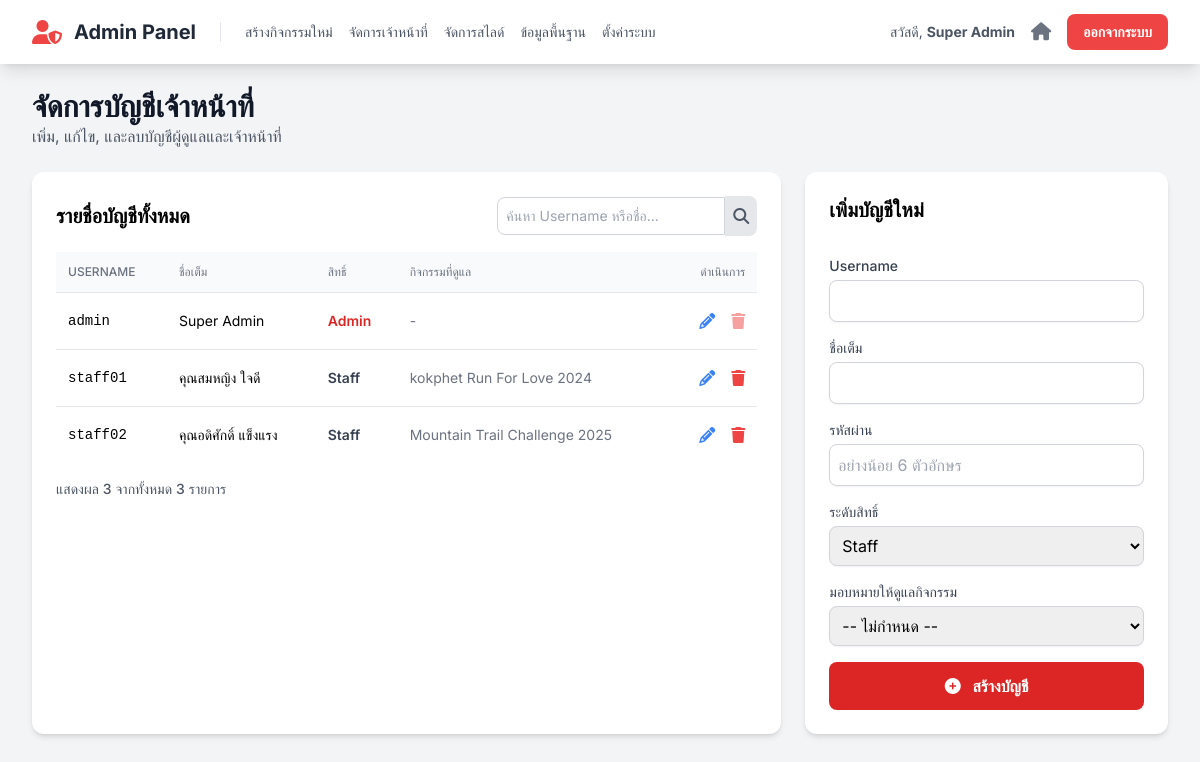
Screenshot of /admin/staff_management.php (signed in) with the database file from the repository.
### tables this page shows
CREATE TABLE `staff` (
  `id` int(11) NOT NULL,
  `username` varchar(100) NOT NULL,
  `password_hash` varchar(255) NOT NULL,
  `full_name` varchar(255) NOT NULL,
  `role` enum('admin','staff') NOT NULL,
  `assigned_event_id` int(11) DEFAULT NULL COMMENT 'ID กิจกรรมที่รับผิดชอบ'
);

CREATE TABLE `events` (
  `id` int(11) NOT NULL,
  `event_code` varchar(50) NOT NULL COMMENT 'รหัสอ้างอิงกิจกรรม เช่น sskpa-run-25',
  `name` varchar(255) NOT NULL COMMENT 'ชื่อกิจกรรม',
  `slogan` varchar(255) DEFAULT NULL,
  `theme_color` varchar(20) NOT NULL DEFAULT 'indigo',
  `color_code` varchar(7) NOT NULL DEFAULT '#4f46e5',
  `logo_text` varchar(100) DEFAULT NULL,
  `is_visible` tinyint(1) NOT NULL DEFAULT 1,
  `is_cancelled` tinyint(1) NOT NULL DEFAULT 0,
  `sort_order` int(11) NOT NULL DEFAULT 0,
  `is_registration_open` tinyint(1) NOT NULL DEFAULT 0 COMMENT '0=ปิด, 1=เปิด',
  `organizer` varchar(255) DEFAULT NULL,
  `organizer_phone` varchar(50) DEFAULT NULL,
  `organizer_email` varchar(100) DEFAULT NULL,
  `organizer_line_id` varchar(100) DEFAULT NULL,
  `organizer_logo_url` text DEFAULT NULL,
  `contact_person_name` varchar(255) DEFAULT NULL,
  `contact_person_phone` varchar(50) DEFAULT NULL,
  `payment_bank` varchar(100) DEFAULT NULL,
  `payment_account_name` varchar(255) DEFAULT NULL,
  `payment_account_number` varchar(50) DEFAULT NULL,
  `payment_qr_code_url` text DEFAULT NULL,
  `start_date` datetime NOT NULL,
  `cover_image_url` text DEFAULT NULL,
  `card_thumbnail_url` text DEFAULT NULL,
  `map_embed_url` text DEFAULT NULL,
  `map_direction_url` text DEFAULT NULL,
  `description` text DEFAULT NULL,
  `awards_description` text DEFAULT NULL,
  `bib_prefix` varchar(20) DEFAULT NULL COMMENT 'คำนำหน้า BIB',
  `bib_start_number` int(11) NOT NULL DEFAULT 1 COMMENT 'เลข BIB เริ่มต้น',
  `bib_padding` int(11) NOT NULL DEFAULT 4 COMMENT 'จำนวนหลักของเลข BIB',
  `bib_next_number` int(11) DEFAULT NULL COMMENT 'เลข BIB ลำดับถัดไปที่จะใช้',
  `corral_settings` longtext DEFAULT NULL COMMENT 'การตั้งค่ากลุ่มปล่อยตัว' CHECK (json_valid(`corral_settings`)),
  `bib_background_url` text DEFAULT NULL COMMENT 'Path to custom BIB background image'
);

### functions.php (called while the page is built, shortened)
<?php
function e($data) {
    return htmlspecialchars($data ?? '', ENT_QUOTES, 'UTF-8');
}
?>

### admin/staff_management.php (the view, shortened to what this page needs)
<?php
require_once '../config.php';
require_once '../functions.php';
$limit = 5;
$page = isset($_GET['page']) && is_numeric($_GET['page']) ? (int)$_GET['page'] : 1;
$offset = ($page - 1) * $limit;
$search_term = isset($_GET['search']) ? trim($_GET['search']) : '';
$where_clause = '';
$params = [];
$types = '';
$count_stmt = $mysqli->prepare("SELECT COUNT(*) FROM staff s" . $where_clause);
$count_stmt->execute();
$total_records = $count_stmt->get_result()->fetch_row()[0];
$staff_query = "SELECT s.*, e.name as event_name
                FROM staff s
                LEFT JOIN events e ON s.assigned_event_id = e.id "
               . $where_clause . " ORDER BY s.role, s.username LIMIT ? OFFSET ?";
$params[] = $limit;
$params[] = $offset;
$types .= 'ii';
$staff_stmt = $mysqli->prepare($staff_query);
$staff_stmt->bind_param($types, ...$params);
$staff_stmt->execute();
$all_staff = $staff_stmt->get_result()->fetch_all(MYSQLI_ASSOC);
include 'partials/header.php';
?>
<div class="flex justify-between items-center mb-6">
    <div>
        <h1 class="text-3xl font-bold text-gray-900">จัดการบัญชีเจ้าหน้าที่</h1>
        <p class="text-gray-600">เพิ่ม, แก้ไข, และลบบัญชีผู้ดูแลและเจ้าหน้าที่</p>
    </div>
</div>
<div class="grid grid-cols-1 lg:grid-cols-3 gap-6">
    <div class="lg:col-span-2 bg-white p-6 rounded-xl shadow-md">
        <div class="flex justify-between items-center mb-4">
            <h2 class="text-xl font-bold">รายชื่อบัญชีทั้งหมด</h2>
            <form action="staff_management.php" method="GET" class="flex items-center">
                <input type="text" name="search" value="<?= e($search_term) ?>" placeholder="ค้นหา Username หรือชื่อ..." class="border border-gray-300 rounded-l-lg p-2 text-sm">
                <button type="submit" class="bg-gray-200 hover:bg-gray-300 p-2 rounded-r-lg text-gray-600"><i class="fa fa-search"></i></button>
            </form>
        </div>
        <div class="overflow-x-auto">
            <table class="min-w-full divide-y divide-gray-200">
                <thead class="bg-gray-50">
                    <tr>
                        <th class="px-3 py-3 text-left text-xs font-medium text-gray-500 uppercase">Username</th>
                        <th class="px-3 py-3 text-left text-xs font-medium text-gray-500 uppercase">ชื่อเต็ม</th>
                        <th class="px-3 py-3 text-left text-xs font-medium text-gray-500 uppercase">สิทธิ์</th>
                        <th class="px-3 py-3 text-left text-xs font-medium text-gray-500 uppercase">กิจกรรมที่ดูแล</th>
                        <th class="px-3 py-3 text-right text-xs font-medium text-gray-500 uppercase">ดำเนินการ</th>
                    </tr>
                </thead>
                <tbody class="bg-white divide-y divide-gray-200">
                    <?php if (empty($all_staff)): ?>
                        <tr><td colspan="5" class="text-center py-6 text-gray-500">ไม่พบข้อมูลบัญชีที่ตรงกับเงื่อนไข</td></tr>
                    <?php else: ?>
                        <?php foreach ($all_staff as $staff_member): ?>
                        <tr>
                            <td class="px-3 py-4 font-mono text-sm"><?= e($staff_member['username']) ?></td>
                            <td class="px-3 py-4 text-sm"><?= e($staff_member['full_name']) ?></td>
                            <td class="px-3 py-4 text-sm font-semibold <?= $staff_member['role'] == 'admin' ? 'text-red-600' : 'text-gray-700' ?>"><?= ucfirst($staff_member['role']) ?></td>
                            <td class="px-3 py-4 text-sm text-gray-500">
                                <?= e($staff_member['event_name'] ?? '-') ?>
                            </td>
                            <td class="px-3 py-4 text-right">
                                 <div class="flex items-center justify-end space-x-4">
                                    <?php if (isset($staff_member['id'])): ?>
                                        <button type="button" onclick='editStaff(<?= json_encode($staff_member, JSON_HEX_APOS | JSON_HEX_QUOT) ?>)' class="text-blue-500 hover:text-blue-700" title="แก้ไขข้อมูล">
                                            <i class="fa-solid fa-pencil-alt"></i>
                                        </button>
                                        <form action="../actions/manage_staff.php" method="POST" onsubmit="return confirm('คุณแน่ใจหรือไม่ว่าต้องการลบบัญชีนี้?');" class="inline-block">
                                            <button type="submit" class="text-red-500 hover:text-red-700 disabled:opacity-50 disabled:cursor-not-allowed" <?= ($staff_member['id'] == $_SESSION['staff_id']) ? 'disabled' : '' ?> title="ลบบัญชี">
                                                <i class="fa-solid fa-trash"></i>
                                            </button>
                                        </form>
                                    <?php endif; ?>
                                </div>
                            </td>
                        </tr>
                        <?php endforeach; ?>
                    <?php endif; ?>
                </tbody>
            </table>
        </div>
        <div class="mt-4 flex justify-between items-center text-sm">
             <p class="text-gray-600">
                แสดงผล <span class="font-medium"><?= count($all_staff) ?></span> จากทั้งหมด <span class="font-medium"><?= $total_records ?></span> รายการ
            </p>
        </div>
    </div>
    <div id="form-container" class="bg-white p-6 rounded-xl shadow-md">
        <div class="flex justify-between items-start">
            <h2 id="form-title" class="text-xl font-bold mb-4">เพิ่มบัญชีใหม่</h2>
        </div>
        <form id="staff-form" action="../actions/manage_staff.php" method="POST" class="space-y-4">
            <div>
                <label for="username" class="block text-sm font-medium text-gray-700">Username</label>
                <input type="text" id="username-input" name="username" required class="mt-1 block w-full border border-gray-300 rounded-lg shadow-sm p-2">
            </div>
            <div>
                <label for="full_name" class="block text-sm font-medium text-gray-700">ชื่อเต็ม</label>
                <input type="text" id="full-name-input" name="full_name" required class="mt-1 block w-full border border-gray-300 rounded-lg shadow-sm p-2">
            </div>
            <div>
                <label for="password" class="block text-sm font-medium text-gray-700">รหัสผ่าน</label>
                <input type="password" id="password-input" name="password" required class="mt-1 block w-full border border-gray-300 rounded-lg shadow-sm p-2" placeholder="อย่างน้อย 6 ตัวอักษร">
            </div>
            <div>
                <label for="role" class="block text-sm font-medium text-gray-700">ระดับสิทธิ์</label>
                <select id="role-input" name="role" class="mt-1 block w-full border border-gray-300 rounded-lg shadow-sm p-2">
                    <option value="staff">Staff</option>
                </select>
            </div>
            <div>
                <label for="assigned_event_id" class="block text-sm font-medium text-gray-700">มอบหมายให้ดูแลกิจกรรม</label>
                <select id="assigned-event-input" name="assigned_event_id" class="mt-1 block w-full border border-gray-300 rounded-lg shadow-sm p-2">
                    <option value="">-- ไม่กำหนด --</option>
                </select>
            </div>
            <button id="submit-btn" type="submit" class="w-full bg-red-600 hover:bg-red-700 text-white font-bold py-3 px-4 rounded-lg">
                <i class="fa-solid fa-plus-circle mr-2"></i> สร้างบัญชี
            </button>
        </form>
    </div>
</div>
<?php
include 'partials/footer.php';
?>

### admin/partials/header.php (shortened to what this page needs)
<?php
require_once '../functions.php';
$staff_info = $_SESSION['staff_info'];
$is_super_admin = ($staff_info['role'] === 'admin');
?>
<!DOCTYPE html>
<html lang="th">
<head>
    <script src="https://cdn.tailwindcss.com"></script>
    <link rel="stylesheet" href="https://cdnjs.cloudflare.com/ajax/libs/font-awesome/6.5.2/css/all.min.css">
</head>
<body class="bg-gray-100">
    <nav class="bg-white shadow-lg">
        <div class="max-w-7xl mx-auto px-4 sm:px-6 lg:px-8">
            <div class="flex justify-between h-16">
                <div class="flex items-center space-x-6">
                    <a href="index.php" class="flex items-center">
                        <i class="fa-solid fa-user-shield text-2xl text-red-500"></i>
                        <span class="ml-3 font-bold text-xl text-gray-800">Admin Panel</span>
                    </a>
                    <?php if ($is_super_admin): ?>
                    <div class="hidden sm:flex items-center space-x-4 border-l pl-6">
                        <a href="create_event.php" class="text-gray-600 hover:text-red-500 text-sm font-medium">สร้างกิจกรรมใหม่</a>
                        <a href="staff_management.php" class="text-gray-600 hover:text-red-500 text-sm font-medium">จัดการเจ้าหน้าที่</a>
                        <a href="slides_management.php" class="text-gray-600 hover:text-red-500 text-sm font-medium">จัดการสไลด์</a>
                        <a href="master_data.php" class="text-gray-600 hover:text-red-500 text-sm font-medium">ข้อมูลพื้นฐาน</a>
                        <a href="global_settings.php" class="text-gray-600 hover:text-red-500 text-sm font-medium">ตั้งค่าระบบ</a>
                    </div>
                    <?php endif; ?>
                </div>
                <div class="flex items-center">
                    <span class="hidden sm:inline text-sm text-gray-600 mr-4">สวัสดี, <strong><?= e($staff_info['full_name']) ?></strong></span>
                    <a href="../index.php" target="_blank" class="text-gray-500 hover:text-blue-600 mr-4 text-sm" title="กลับสู่หน้าหลัก">
                        <i class="fa-solid fa-home text-lg"></i>
                    </a>
                    <a href="logout.php" class="bg-red-500 hover:bg-red-700 text-white font-bold py-2 px-4 rounded-lg text-sm">
                        ออกจากระบบ
                    </a>
                </div>
            </div>
        </div>
    </nav>
    <main class="max-w-7xl mx-auto py-6 px-4 sm:px-6 lg:px-8">

### admin/partials/header.php (style rules this page uses)
body { font-family: 'Inter', 'Sarabun', sans-serif; }

### rows the page displays
staff: full_name "Super Admin", username "admin", role "Admin", event_name "-"
staff: username "staff01", full_name "คุณสมหญิง ใจดี", role "Staff", events.name "kokphet Run For Love 2024"
staff: username "staff02", full_name "คุณอดิศักดิ์ แข็งแรง", role "Staff", events.name "Mountain Trail Challenge 2025"

### other values shown
count($all_staff) "3"
$total_records "3"
